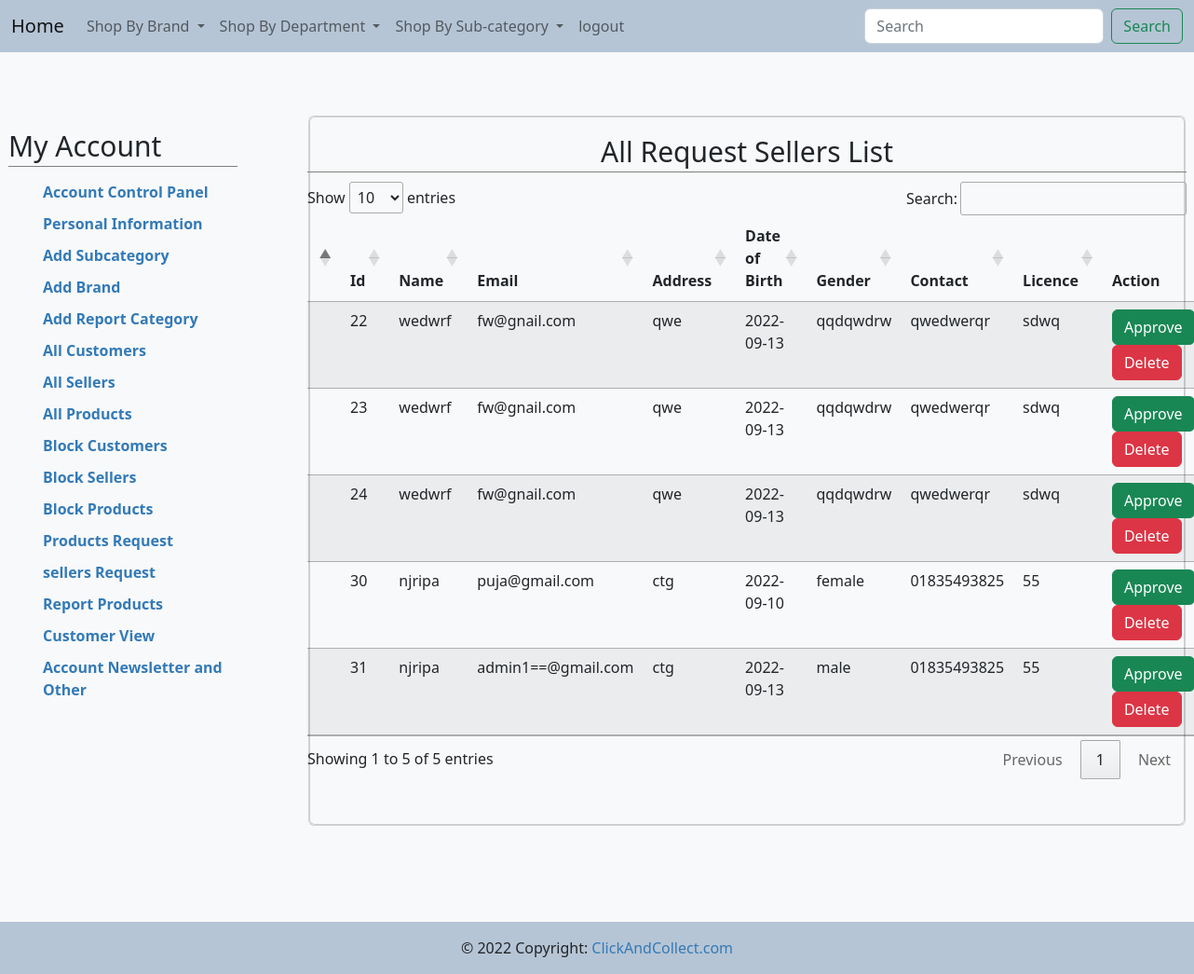
Page /admin/seller_request.php (signed in) on the committed database.
### tables this page shows
CREATE TABLE IF NOT EXISTS `sellers` (
  `s_id` int(11) NOT NULL AUTO_INCREMENT,
  `name` varchar(100) NOT NULL,
  `email` varchar(100) NOT NULL,
  `trade_licence` varchar(255) DEFAULT NULL,
  `experience` varchar(255) DEFAULT NULL,
  `cv` varchar(255) DEFAULT NULL,
  `address` varchar(100) DEFAULT NULL,
  `dob` date DEFAULT NULL,
  `gender` varchar(100) DEFAULT NULL,
  `mobile` varchar(100) NOT NULL,
  `pass` varchar(100) NOT NULL,
  `status` int(255) DEFAULT NULL,
  `img` varchar(255) DEFAULT NULL,
  PRIMARY KEY (`s_id`)
);

### admin/seller_request.php (the view, shortened to what this page needs)
<!DOCTYPE html>
<html lang="en">
<head>
        <link href="https://cdn.jsdelivr.net/npm/bootstrap@5.2.1/dist/css/bootstrap.min.css" rel="stylesheet">
        <link rel="stylesheet" href="https://cdn.datatables.net/1.12.1/css/jquery.dataTables.min.css">
        <link href="include/style.css" rel="stylesheet" />
</head>
<body>
<div class="b">
    <?php include 'include/navbar.php' ?>
</div>
<div class="account-page">
<div class="container-fluid">
<div class="row">
<div class="col-sm-3 mt-0 pad">
    <?php include 'include/sidebar.php' ?>
</div>
    <div class="col-sm-9">
        <div class="mt-1 card">
            <div class="card bg-light text-dark">
                <div class="row">
                    <div class="col-md-12 mt-0 mb-5 ml-1">
                        <h2 class="text-center">All Request Sellers List</h2>
                        <table class="table table-striped" id = "requestsellers">
                        <thead>
                            <tr>
                                <th></th>
                                <th>Id</th>
                                <th>Name</th>
                                <th>Email</th>
                                <th>Address</th>
                                <th>Date of Birth</th>
                                <th>Gender</th>
                                <th>Contact</th>
                                <th>Licence</th>
                                <th>Action</th>
                            </tr>
                        </thead>
                        <tbody>
                        <?php
                            include 'include/connection.php';
                            $query = "select * from sellers where status='2'";
                            $table = mysqli_query($con,$query);
                            while($row = mysqli_fetch_array($table)){
                        ?>
                        <tr>
                                <td></td>
                                <td><?php echo $row['s_id'];?></td>
                                <td><?php echo $row['name']; ?></td>
                                <td><?php echo $row['email'];?></td>
                                <td><?php echo $row['address'];?></td>
                                <td><?php echo $row['dob'];?></td>
                                <td><?php echo $row['gender'];?></td>
                                <td><?php echo $row['mobile'];?></td>
                                <td><?php echo $row['trade_licence'];?></td>
                                <td>
                                    <a class="btn btn-success" data-bs-toggle="modal" data-bs-target="#myModal1<?php echo $row['s_id'];?>">Approve</a>
                                    <a class="btn btn-danger" data-bs-toggle="modal" data-bs-target="#myModal<?php echo $row['s_id'];?>">Delete</a>
                                </td>
                            </tr>
                            <?php } ?>
                        </tbody>
                    </table>
                    </div>
                </div>
            </div>
        </div>
    </div>
</div>
</div>
</div>
<div class="bot">
   <?php include 'include/footer.php' ?>
</div>
</body>
</html>

### admin/include/style.css (style rules this page uses)
.account-page { padding-top:5%; }
.b { background-color: #b6c5d5!important; }
body { background-color: #f8f9fa; }
.account-page h2 { padding-bottom: 5px; border-bottom: 1px solid #808080; }
.row { margin-right: -15px; margin-left: -15px; }
* { -webkit-box-sizing: border-box; -moz-box-sizing: border-box; box-sizing: border-box; }
div { display: block; }
a { color: #3a2bd3; -webkit-transition: all 0.3s ease; transition: all 0.3s ease; }
a { background-color: transparent; }
a { color: #337ab7; text-decoration: none; text-decoration-line: none; text-decoration-thickness: none; text-decoration-style: none; text-decoration-color: none; }
.h2, h2 { font-size: 30px; }
.h1, .h2, .h3, h1, h2, h3 { margin-top: 20px; margin-bottom: 10px; }
.h1, .h2, .h3, .h4, .h5, .h6, h1, h2, h3, h4, h5, h6 { font-family: inherit; font-weight: 500; line-height: 1.1; color: inherit; }

### admin/seller_request.php (style rules this page uses)
.pad { padding-right :5%; }
.bot { padding-top:8%; }

### rows in the picture
sellers: s_id "22", name "wedwrf", email "fw@gnail.com", address "qwe", dob "2022-09-13", gender "qqdqwdrw", mobile "qwedwerqr", trade_licence "sdwq"
sellers: s_id "23", name "wedwrf", email "fw@gnail.com", address "qwe", dob "2022-09-13", gender "qqdqwdrw", mobile "qwedwerqr", trade_licence "sdwq"
sellers: s_id "24", name "wedwrf", email "fw@gnail.com", address "qwe", dob "2022-09-13", gender "qqdqwdrw", mobile "qwedwerqr", trade_licence "sdwq"
sellers: s_id "30", name "njripa", email "puja@gmail.com", address "ctg", dob "2022-09-10", gender "female", mobile "01835493825", trade_licence "55"
sellers: s_id "31", name "njripa", email "admin1==@gmail.com", address "ctg", dob "2022-09-13", gender "male", mobile "01835493825", trade_licence "55"
